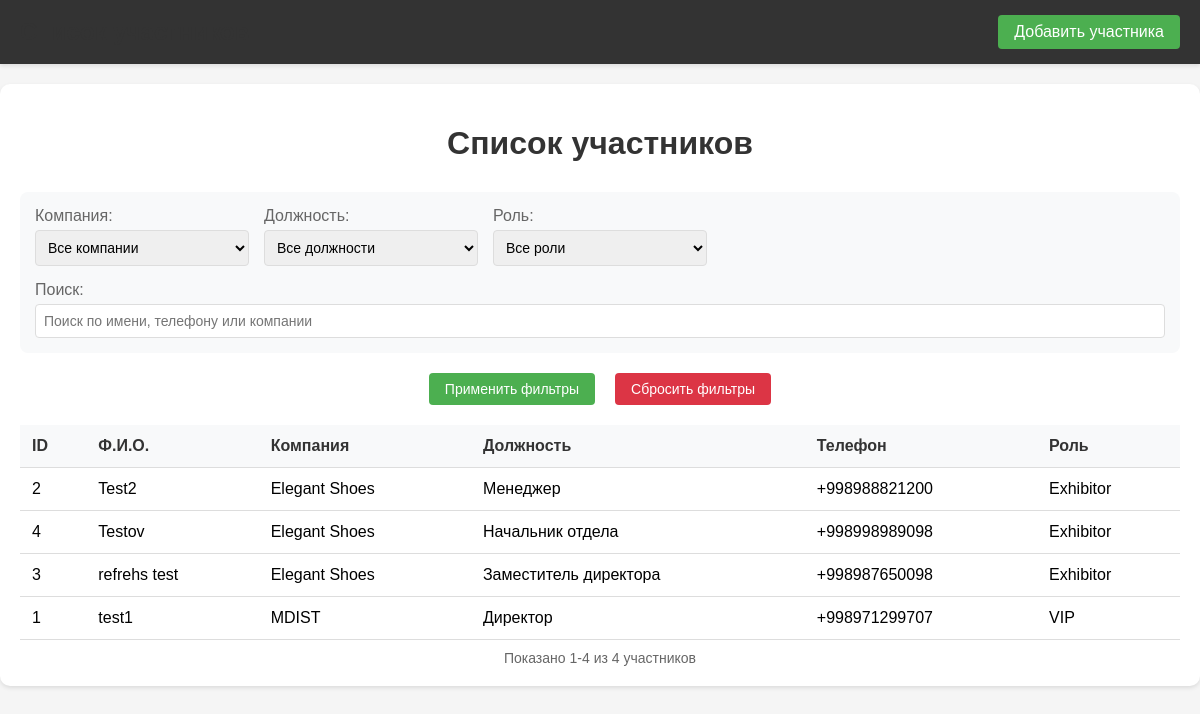
The page /members-list/ (signed in) on the database as committed earlier.
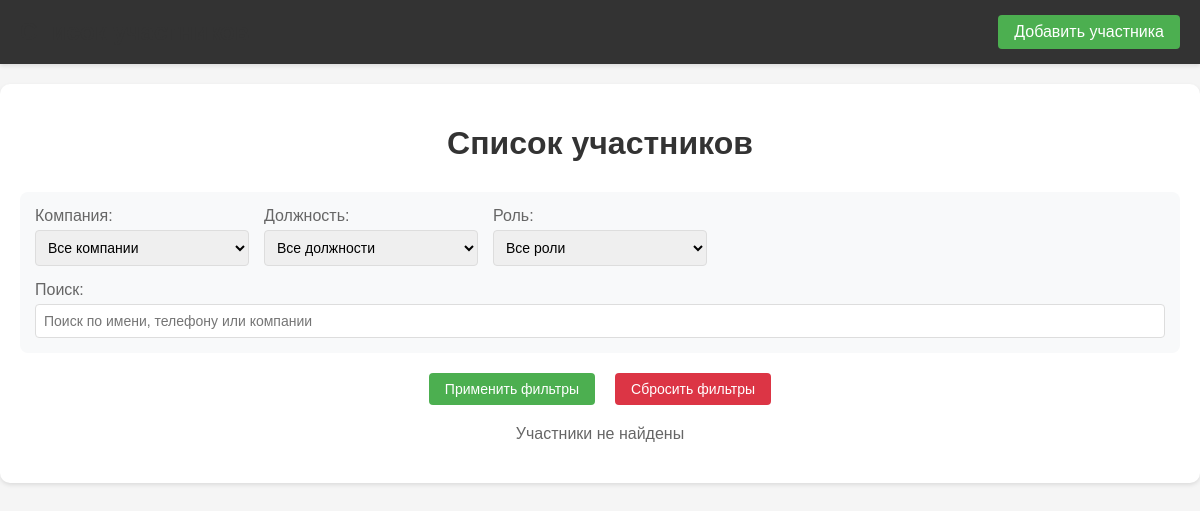
The same page on the database as committed later.
### api/models.py (models this page shows, shortened)
class Member(models.Model):
    name = models.CharField(max_length=100, verbose_name="Ф. И. О.")
    company = models.ForeignKey(Company, on_delete=models.CASCADE, verbose_name="Компания")
    position = models.ForeignKey(Position, on_delete=models.PROTECT, verbose_name="Должность")
    phone = models.CharField(max_length=15, verbose_name="Телефон")
    role = models.IntegerField(choices=ROLE_CHOISES.choices, default=3)
    qr_code = models.ImageField(upload_to='qr_codes/members/', blank=True, null=True)
    registration_time = models.TimeField(auto_now_add=True, verbose_name="Дата регистрации")

class Company(models.Model):
    name = models.CharField(max_length=100)

class Position(models.Model):
    name = models.CharField(max_length=100, verbose_name="Название должности")
    code = models.CharField(max_length=20, unique=True, verbose_name="Код должности")
    class Meta:
        ordering = ['name']
        verbose_name = "Должность"
        verbose_name_plural = "Должности"

### api/views.py (the view)
@user_passes_test(lambda u: u.is_superuser)
def members_list_view(request):
    members = Member.objects.all().order_by('name')
    company_filter = request.GET.get('company')
    position_filter = request.GET.get('position')
    role_filter = request.GET.get('role')
    search_query = request.GET.get('search')
    if company_filter:
        members = members.filter(company__id=company_filter)
    if position_filter:
        members = members.filter(position__id=position_filter)
    if role_filter:
        members = members.filter(role=role_filter)
    if search_query:
        members = members.filter(
            Q(name__icontains=search_query) |
            Q(phone__icontains=search_query) |
            Q(company__name__icontains=search_query)
        )
    page = request.GET.get('page', 1)
    paginator = Paginator(members, 50)
    try:
        members_page = paginator.page(page)
    except PageNotAnInteger:
        members_page = paginator.page(1)
    except EmptyPage:
        members_page = paginator.page(paginator.num_pages)
    companies = Company.objects.all().order_by('name')
    positions = Position.objects.all().order_by('name')
    return render(request, 'members_list.html', {
        'members': members_page,
        'companies': companies,
        'positions': positions,
        'roles': ROLE_CHOISES.choices,
        'current_filters': {
            'company': company_filter,
            'position': position_filter,
            'role': role_filter,
            'search': search_query
        }
    })

### template/members_list.html (shortened to what this page needs)
{% load static %}
<!DOCTYPE html>
<html lang="ru">
<head>
</head>
<body>
    <header class="header">
        <div class="header-container">
            <h1 class="header-title">Список участников</h1>
            <nav class="header-nav">
                <a href="{% url 'add_member' %}" class="header-link">Добавить участника</a>
            </nav>
        </div>
    </header>
    <div class="container">
        <h1>Список участников</h1>
        <form method="GET" action="{% url 'members_list' %}">
            <div class="filters">
                <div class="filter-group">
                    <label for="company">Компания:</label>
                    <select name="company" id="company">
                        <option value="">Все компании</option>
                    </select>
                </div>
                <div class="filter-group">
                    <label for="position">Должность:</label>
                    <select name="position" id="position">
                        <option value="">Все должности</option>
                    </select>
                </div>
                <div class="filter-group">
                    <label for="role">Роль:</label>
                    <select name="role" id="role">
                        <option value="">Все роли</option>
                    </select>
                </div>
                <div class="filter-group search-box">
                    <label for="search">Поиск:</label>
                    <input type="text" name="search" id="search" placeholder="Поиск по имени, телефону или компании"
                           value="{{ current_filters.search|default:'' }}">
                </div>
            </div>
            <div class="buttons-container">
                <button type="submit">Применить фильтры</button>
                <button type="button" class="clear-filters" onclick="window.location.href='{% url 'members_list' %}'">
                    Сбросить фильтры
                </button>
            </div>
        </form>
        {% if members %}
            <table class="members-table">
                <thead>
                    <tr>
                        <th>ID</th>
                        <th>Ф.И.О.</th>
                        <th>Компания</th>
                        <th>Должность</th>
                        <th>Телефон</th>
                        <th>Роль</th>
                    </tr>
                </thead>
                <tbody>
                    {% for member in members %}
                        <tr>
                            <td>{{ member.id }}</td>
                            <td>{{ member.name }}</td>
                            <td>{{ member.company.name }}</td>
                            <td>{{ member.position.name }}</td>
                            <td>{{ member.phone }}</td>
                            <td>{{ member.get_role_display }}</td>
                        </tr>
                    {% endfor %}
                </tbody>
            </table>
            <div class="pagination-info">
                Показано {{ members.start_index }}-{{ members.end_index }} из {{ members.paginator.count }} участников
            </div>
        {% else %}
            <div class="no-results">
                Участники не найдены
            </div>
        {% endif %}
    </div>
</body>
</html>

### template/members_list.html (style rules this page uses)
body { font-family: Arial, sans-serif; margin: 0; padding: 0; background-color: #f5f5f5; }
.header { background-color: #333; color: white; padding: 15px 0; box-shadow: 0 2px 4px rgba(0, 0, 0, 0.1); }
.header-container { max-width: 1200px; margin: 0 auto; display: flex; justify-content: space-between; align-items: center; padding: 0 20px; }
.header-title { margin: 0; font-size: 1.5rem; }
.header-nav { display: flex; gap: 20px; }
.header-link { color: white; text-decoration: none; padding: 8px 16px; border-radius: 4px; background-color: #4CAF50; transition: background-color 0.3s; }
.container { max-width: 1200px; margin: 20px auto; background-color: white; padding: 20px; border-radius: 10px; box-shadow: 0 2px 4px rgba(0, 0, 0, 0.1); }
h1 { color: #333; text-align: center; margin-bottom: 30px; }
.filters { display: grid; grid-template-columns: repeat(auto-fit, minmax(200px, 1fr)); gap: 15px; margin-bottom: 20px; padding: 15px; background-color: #f8f9fa; border-radius: 8px; }
.filter-group { display: flex; flex-direction: column; }
.filter-group label { margin-bottom: 5px; color: #666; }
select, input[type="text"] { padding: 8px; border: 1px solid #ddd; border-radius: 4px; font-size: 14px; }
.search-box { grid-column: 1 / -1; }
button { padding: 8px 16px; background-color: #4CAF50; color: white; border: none; border-radius: 4px; cursor: pointer; font-size: 14px; }
.no-results { text-align: center; padding: 20px; color: #666; }
.clear-filters { background-color: #dc3545; margin-left: 10px; }
.buttons-container { display: flex; justify-content: center; gap: 10px; margin-top: 15px; }

Rows that differ between the two databases and show on the page:
removed Member: id "2", name "Test2", company.name "Elegant Shoes", position.name "Менеджер", phone "+998988821200", role "Exhibitor"
removed Member: id "4", name "Testov", company.name "Elegant Shoes", position.name "Начальник отдела", phone "+998998989098", role "Exhibitor"
removed Member: id "3", name "refrehs test", company.name "Elegant Shoes", position.name "Заместитель директора", phone "+998987650098", role "Exhibitor"
removed Member: id "1", name "test1", company.name "MDIST", position.name "Директор", phone "+998971299707", role "VIP"
Other text that changed with them:
{{ members.start_index }}: "1" → (not shown)
{{ members.end_index }}: "4" → (not shown)
{{ members.paginator.count }}: "4" → (not shown)
text no longer shown: "ID Ф.И.О. Компания Должность Телефон Роль Показано - из участников"
text now shown: "Участники не найдены"
